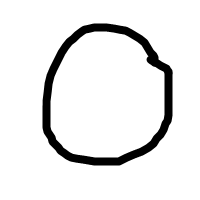
#> input picture src/custom_dataset/raw/test/circle/circle1.png, 200 x 200 px
$ python -i preprocess.py   (imports and definitions only)
#> lines starting #> are read from the running program, lines starting #| are printed output that depends on the picture; after the words box and inside, x2 and y2 are one past the last pixel; in counts of white or black regions, pixels touching at a corner belong together
import cv2
import matplotlib.pyplot as plt
import numpy as np
import os
import torch


# Process an input image into the required format
def process_image(filepath, width=28, height=28):
#> called with width = 28, height = 28
    image = cv2.imread(filepath)
#> image is the input picture: shape (200, 200, 3); min 0, max 255, mean 233.5
    image = cv2.cvtColor(image, cv2.COLOR_BGR2GRAY)
#> image: shape (200, 200)
    image = cv2.resize(image, (width, height), interpolation=cv2.INTER_CUBIC)
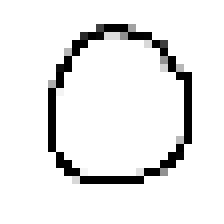
#> image: shape (28, 28) (shown 8 times larger); min 0, max 255, mean 234.2
    image = cv2.threshold(image, 250, 255, cv2.THRESH_BINARY_INV)[1]
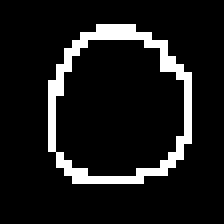
#> image: shape (28, 28) (shown 8 times larger); 9.8% white in thin lines or dots, all inside (x1, y1, x2, y2) = (6, 3, 24, 23)
    kernel = np.ones((2, 2), np.uint8)
    image = cv2.dilate(image, kernel, iterations=1)
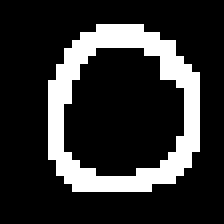
#> image: shape (28, 28) (shown 8 times larger); 18.9% white in thin lines or dots, all inside (x1, y1, x2, y2) = (6, 3, 25, 24)
#> (the run stopped early here; a loop or call above may not have finished)

$ run again, on src/custom_dataset/raw/test/hexagon/hexagon10.png
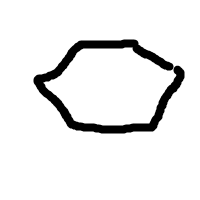
#> input picture src/custom_dataset/raw/test/hexagon/hexagon10.png, 200 x 200 px
#> in process_image, image is the input picture: shape (200, 200, 3); min 0, max 255, mean 235.8
#> in process_image, `image = cv2.threshold(image, 250, 255, cv2.THRESH_BINARY_INV)[1]`:
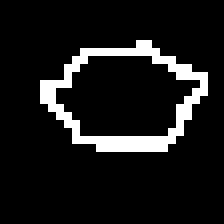
#> image: shape (28, 28) (shown 8 times larger); 9.7% white in thin lines or dots, all inside (x1, y1, x2, y2) = (5, 5, 26, 19)
#> in process_image, `image = cv2.dilate(image, kernel, iterations=1)`:
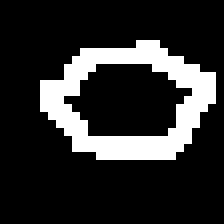
#> image: shape (28, 28) (shown 8 times larger); 17.7% white in thin lines or dots, all inside (x1, y1, x2, y2) = (5, 5, 27, 20)

$ run again, on src/custom_dataset/raw/test/hexagon/hexagon2.png
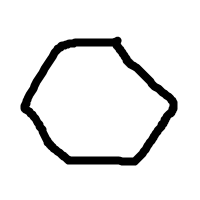
#> input picture src/custom_dataset/raw/test/hexagon/hexagon2.png, 200 x 200 px
#> in process_image, image is the input picture: shape (200, 200, 3); min 0, max 255, mean 233
#> in process_image, `image = cv2.threshold(image, 250, 255, cv2.THRESH_BINARY_INV)[1]`:
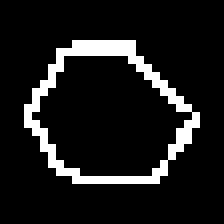
#> image: shape (28, 28) (shown 8 times larger); 10.3% white in thin lines or dots, all inside (x1, y1, x2, y2) = (3, 5, 25, 23)
#> in process_image, `image = cv2.dilate(image, kernel, iterations=1)`:
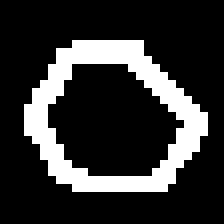
#> image: shape (28, 28) (shown 8 times larger); 19.9% white in thin lines or dots, all inside (x1, y1, x2, y2) = (3, 5, 26, 24)
